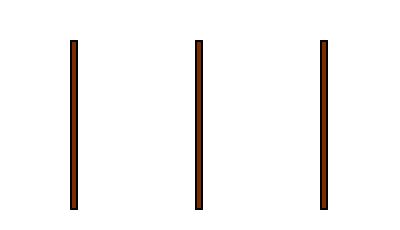
<?xml version="1.0" encoding="UTF-8"?>
<ui version="4.0">
 <class>TelaJogo</class>
 <widget class="QWidget" name="TelaJogo">
  <property name="geometry">
   <rect>
    <x>0</x>
    <y>0</y>
    <width>400</width>
    <height>230</height>
   </rect>
  </property>
  <property name="windowTitle">
   <string>Form</string>
  </property>
  <property name="styleSheet">
   <string notr="true">QWidget{
background-color: white;
}</string>
  </property>
  <widget class="QFrame" name="pino1">
   <property name="geometry">
    <rect>
     <x>70</x>
     <y>40</y>
     <width>8</width>
     <height>170</height>
    </rect>
   </property>
   <property name="minimumSize">
    <size>
     <width>8</width>
     <height>0</height>
    </size>
   </property>
   <property name="maximumSize">
    <size>
     <width>8</width>
     <height>16777215</height>
    </size>
   </property>
   <property name="styleSheet">
    <string notr="true">QFrame{
background-color: rgb(122, 45, 0);
border-color: black;
border-width: 2 px;
border-right: 2 px;
border-left: 2 px;
border-style: outset;
}</string>
   </property>
   <property name="frameShape">
    <enum>QFrame::StyledPanel</enum>
   </property>
   <property name="frameShadow">
    <enum>QFrame::Raised</enum>
   </property>
  </widget>
  <widget class="QFrame" name="pino3">
   <property name="geometry">
    <rect>
     <x>320</x>
     <y>40</y>
     <width>8</width>
     <height>170</height>
    </rect>
   </property>
   <property name="styleSheet">
    <string notr="true">QFrame{
background-color: rgb(122, 45, 0);
border-color: black;
border-width: 2 px;
border-right: 2 px;
border-left: 2 px;
border-style: outset;
}</string>
   </property>
   <property name="frameShape">
    <enum>QFrame::StyledPanel</enum>
   </property>
   <property name="frameShadow">
    <enum>QFrame::Raised</enum>
   </property>
  </widget>
  <widget class="QFrame" name="pino2">
   <property name="geometry">
    <rect>
     <x>195</x>
     <y>40</y>
     <width>8</width>
     <height>170</height>
    </rect>
   </property>
   <property name="styleSheet">
    <string notr="true">QFrame{
background-color: rgb(122, 45, 0);
border-color: black;
border-width: 2 px;
border-right: 2 px;
border-left: 2 px;
border-style: outset;
}</string>
   </property>
   <property name="frameShape">
    <enum>QFrame::StyledPanel</enum>
   </property>
   <property name="frameShadow">
    <enum>QFrame::Raised</enum>
   </property>
  </widget>
 </widget>
 <resources/>
 <connections/>
</ui>
